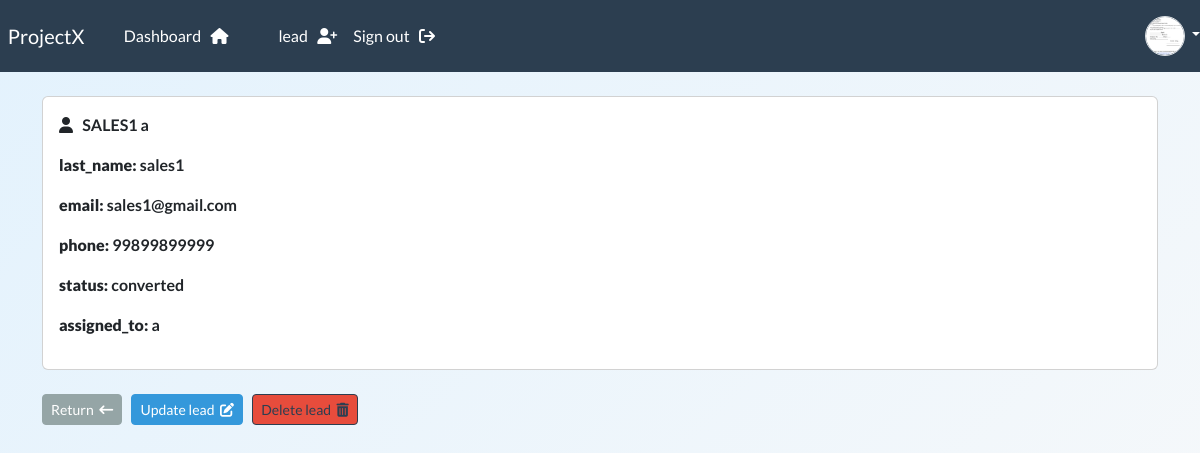
The app's page /leads/18 (signed in) with its own data.
### webapp/models.py (models this page shows, shortened)
class UserProfile(models.Model):
    ROLE_CHOICES = (
             ('admin', 'Admin'),
             ('manager', 'Manager'),
             ('sales', 'Sales'),
             ('viewer', 'Viewer'),
        )
    user = models.OneToOneField(User, on_delete=models.CASCADE, related_name='profile')
    role = models.CharField(max_length=20, choices=ROLE_CHOICES)
    profile_image = models.ImageField(
        upload_to='profiles/',
        default='profiles/default.png',
        blank=True,
        null=True
    )

class Lead(models.Model):
    STATUS_CHOICES = (
        ('new', 'New'),
        ('contacted', 'Contacted'),
        ('qualified', 'Qualified'),
        ('converted', 'Converted'),
        ('lost', 'Lost'),
    )
    first_name = models.CharField(max_length=100)
    last_name = models.CharField(max_length=100)
    email = models.EmailField(max_length=255)
    phone = models.CharField(max_length=20)
    status = models.CharField(max_length=20, choices=STATUS_CHOICES, default='new')
    created_by = models.ForeignKey(User, on_delete=models.CASCADE, related_name='created_leads')
    assigned_to = models.ForeignKey(User, on_delete=models.SET_NULL, null=True, blank=True, related_name='assigned_leads')
    created_at = models.DateTimeField(auto_now_add=True)
    updated_at = models.DateTimeField(auto_now=True)
    is_converted = models.BooleanField(default=False)

### webapp/views.py (the view)
# urls.py: path('leads/<int:pk>', views.singular_lead, name="lead"),
@login_required(login_url='my-login')
def singular_lead(  request, pk):
     lead = Lead.objects.get(id=pk)
     context = {'lead': lead}
     return render(request, 'webapp/view-lead.html', context=context)

### webapp/templates/webapp/view-lead.html (shortened to what this page needs)
{% extends 'webapp/base.html' %}
{% block content %}
   <div class="card">
        <div class="card-body">
            <i class="fas fa-user"></i> &nbsp;
            <strong>
            {{ lead.last_name|upper }} {{ lead.first_name }} </p>
            <p> <strong> last_name: </strong>{{ lead.last_name }} </p>
            <p> <strong> email: </strong>{{ lead.email }} </p>
            <p><strong>phone: </strong>{{ lead.phone }}</p>
            <p><strong>status: </strong>{{ lead.status }}</p>
            <p><strong>assigned_to: </strong>{{ lead.assigned_to }}</p>
        </div>
   </div>
   <br>
      <a class="btn btn-secondary btn-sm" href="{% url 'leads' %}">
         Return &nbsp;<i class="fa-solid fa-arrow-left-long"></i>
      </a>
      {% if not lead.is_converted %}
      <a class="btn btn-info btn-sm" href="{% url 'update-lead' lead.id %}">
          Update lead &nbsp;<i class="fa-solid fa-pen-to-square"></i>
      </a>
      {% endif %}
      <a class="btn btn-outline-primary btn-danger btn-sm" href="{% url 'delete-lead' lead.id %}">
          Delete lead &nbsp;<i class="fa-solid fa-trash-can"></i>
      </a>
{% endblock %}

### webapp/templates/webapp/navbar.html (shortened to what this page needs)
<nav class="navbar navbar-expand-lg navbar-dark bg-primary justify-content-center">
    <a class="navbar-brand main-heading" href="{% url '' %}">
      &nbsp; ProjectX
    </a>
      <div class="collapse navbar-collapse text-center" id="navbarNavDropdown">
        <ul class="navbar-nav mr-auto">
          {% if user.is_authenticated %}
            <li class="nav-item">
              <a class="nav-link" href="{% url 'dashboard' %}">Dashboard &nbsp; <i class="fa fa-home" aria-hidden="true"></i> </a>
            </li>
            <li class="nav-item">
            <a class="nav-link" href="{% url 'leads' %}">lead &nbsp; <i class="fa-solid fa-user-plus" aria-hidden="true"></i> </a>
            </li>
            <li class="nav-item">
              <a class="nav-link" href="{% url 'user-logout' %}">Sign out &nbsp; <i class="fa fa-sign-out" aria-hidden="true"></i> </a>
            </li>
        </ul>
        <ul class="navbar-nav ms-auto align-items-center">
        <li class="nav-item dropdown">
         <a class="nav-link dropdown-toggle p-0" href="#" role="button"
         data-bs-toggle="dropdown" aria-expanded="false">
          <img src="{% if request.user.profile.profile_image %}
                    {{ request.user.profile.profile_image.url }}
                    {% else %}
                     /media/profiles/default.png
                    {% endif %}"
           class="rounded-circle border"
           width="40"
           height="40"
           style="object-fit: cover; cursor: pointer;">
          </a>
      </li>
    </ul>
        {% endif %}
      </div>
  </nav>

### static/css/style.css (style rules this page uses)
body { background: linear-gradient(135deg, #e3f2fd, #f8f9fa); min-height: 100vh; }
.navbar .nav-link { text-decoration: none; }

### records on screen
Lead: last_name "SALES1", first_name "a", last_name "sales1", email "sales1@gmail.com", phone "99899899999", status "converted", assigned_to "a"
